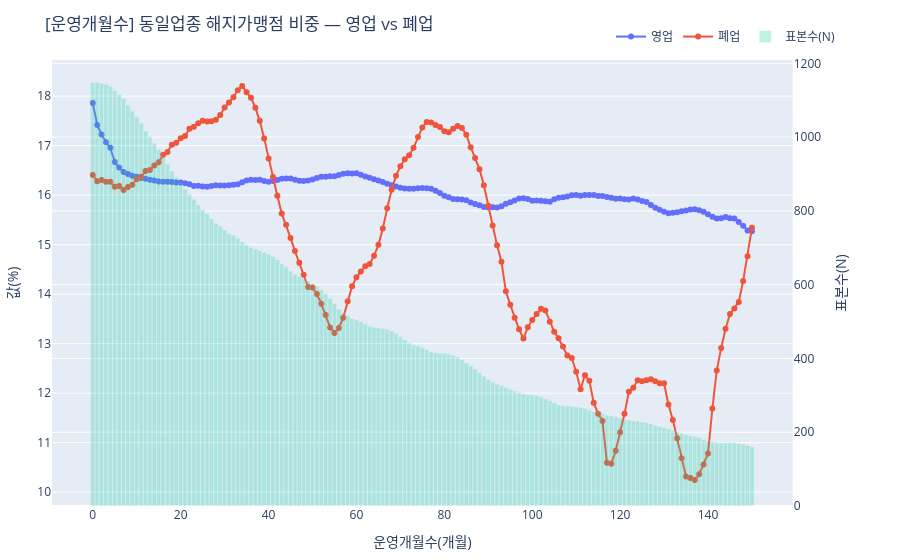
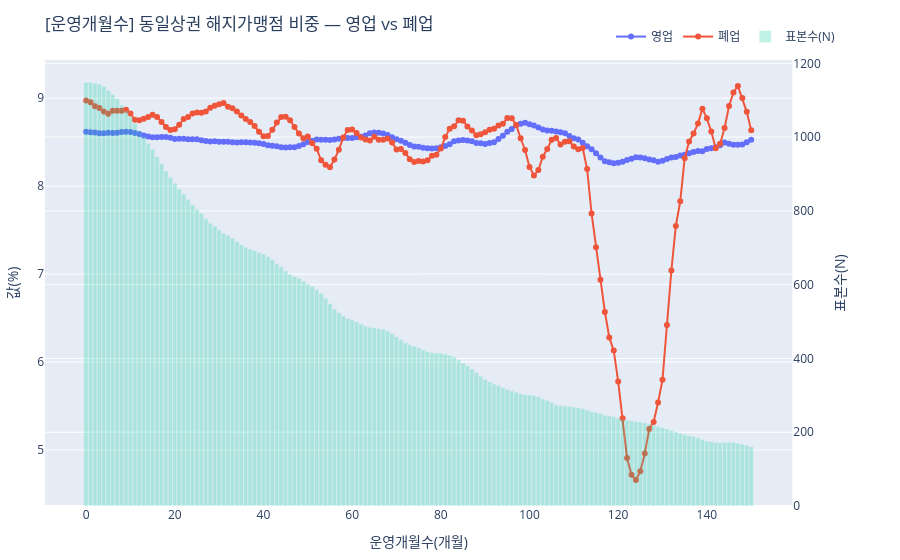

Notebook cell for these charts, in order:
### Code cell
for col in eda4_cols:
    fig = plot_tenure_lines(df, col, min_n=10, roll=5, max_month=150, percent_axis=True)
    fig.show()

### Figure 1 — Plotly figure (JSON) as saved in the notebook; plotly's stock layout.template omitted (floating-point values rounded to 4 significant figures; data arrays with more than 128 entries replaced by an {"elided": "..."} marker saying what was removed)
{"data": [{"mode": "lines+markers", "name": "영업", "type": "scatter", "x": {"elided": "151 int values"}, "xaxis": "x", "y": {"elided": "151 float values"}, "yaxis": "y"}, {"mode": "lines+markers", "name": "폐업", "type": "scatter", "x": {"elided": "151 int values"}, "xaxis": "x", "y": {"elided": "151 float values"}, "yaxis": "y"}, {"name": "표본수(N)", "opacity": 0.25, "type": "bar", "x": {"elided": "151 int values"}, "xaxis": "x", "y": {"elided": "151 float values"}, "yaxis": "y2"}], "layout": {"bargap": 0, "legend": {"orientation": "h", "x": 1, "xanchor": "right", "y": 1.02, "yanchor": "bottom"}, "margin": {"b": 40, "l": 40, "r": 60, "t": 60}, "title": {"text": "[운영개월수] 동일업종 해지가맹점 비중 — 영업 vs 폐업"}, "xaxis": {"anchor": "y", "domain": [0, 0.94], "title": {"text": "운영개월수(개월)"}}, "yaxis": {"anchor": "x", "domain": [0, 1], "title": {"text": "값(%)"}}, "yaxis2": {"anchor": "x", "overlaying": "y", "rangemode": "tozero", "side": "right", "title": {"text": "표본수(N)"}}}}

### Figure 2 — Plotly figure (JSON) as saved in the notebook; plotly's stock layout.template omitted (floating-point values rounded to 4 significant figures; data arrays with more than 128 entries replaced by an {"elided": "..."} marker saying what was removed)
{"data": [{"mode": "lines+markers", "name": "영업", "type": "scatter", "x": {"elided": "151 int values"}, "xaxis": "x", "y": {"elided": "151 float values"}, "yaxis": "y"}, {"mode": "lines+markers", "name": "폐업", "type": "scatter", "x": {"elided": "151 int values"}, "xaxis": "x", "y": {"elided": "151 float values"}, "yaxis": "y"}, {"name": "표본수(N)", "opacity": 0.25, "type": "bar", "x": {"elided": "151 int values"}, "xaxis": "x", "y": {"elided": "151 float values"}, "yaxis": "y2"}], "layout": {"bargap": 0, "legend": {"orientation": "h", "x": 1, "xanchor": "right", "y": 1.02, "yanchor": "bottom"}, "margin": {"b": 40, "l": 40, "r": 60, "t": 60}, "title": {"text": "[운영개월수] 동일상권 해지가맹점 비중 — 영업 vs 폐업"}, "xaxis": {"anchor": "y", "domain": [0, 0.94], "title": {"text": "운영개월수(개월)"}}, "yaxis": {"anchor": "x", "domain": [0, 1], "title": {"text": "값(%)"}}, "yaxis2": {"anchor": "x", "overlaying": "y", "rangemode": "tozero", "side": "right", "title": {"text": "표본수(N)"}}}}
